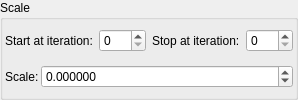
    <widget class="QGroupBox" name="groupBox_3">
     <property name="title">
      <string>Scale</string>
     </property>
     <layout class="QVBoxLayout" name="verticalLayout_6">
      <property name="leftMargin">
       <number>2</number>
      </property>
      <property name="topMargin">
       <number>2</number>
      </property>
      <property name="rightMargin">
       <number>2</number>
      </property>
      <property name="bottomMargin">
       <number>2</number>
      </property>
      <item>
       <layout class="QGridLayout" name="gridLayout_13">
        <item row="0" column="1">
         <widget class="MySpinBox" name="spinboxInt_transf_start_iterations_S">
          <property name="sizePolicy">
           <sizepolicy hsizetype="Minimum" vsizetype="Maximum">
            <horstretch>0</horstretch>
            <verstretch>0</verstretch>
           </sizepolicy>
          </property>
          <property name="minimum">
           <number>0</number>
          </property>
          <property name="maximum">
           <number>999</number>
          </property>
          <property name="value">
           <number>0</number>
          </property>
         </widget>
        </item>
        <item row="0" column="3">
         <widget class="MySpinBox" name="spinboxInt_transf_stop_iterations_S">
          <property name="sizePolicy">
           <sizepolicy hsizetype="Preferred" vsizetype="Maximum">
            <horstretch>0</horstretch>
            <verstretch>0</verstretch>
           </sizepolicy>
          </property>
          <property name="maximum">
           <number>999</number>
          </property>
         </widget>
        </item>
        <item row="0" column="2">
         <widget class="QLabel" name="label_48">
          <property name="text">
           <string>Stop at iteration:</string>
          </property>
         </widget>
        </item>
        <item row="0" column="0">
         <widget class="QLabel" name="label_66">
          <property name="text">
           <string>Start at iteration:</string>
          </property>
         </widget>
        </item>
       </layout>
      </item>
      <item>
       <layout class="QGridLayout" name="gridLayout_30" columnstretch="0,1">
        <property name="spacing">
         <number>2</number>
        </property>
        <item row="0" column="1">
         <widget class="MyDoubleSpinBox" name="spinbox_mandelbox_scale">
          <property name="sizePolicy">
           <sizepolicy hsizetype="Minimum" vsizetype="Maximum">
            <horstretch>0</horstretch>
            <verstretch>0</verstretch>
           </sizepolicy>
          </property>
          <property name="prefix">
           <string/>
          </property>
          <property name="suffix">
           <string/>
          </property>
          <property name="decimals">
           <number>6</number>
          </property>
          <property name="minimum">
           <double>-100000.000000000000000</double>
          </property>
          <property name="maximum">
           <double>100000.000000000000000</double>
          </property>
          <property name="singleStep">
           <double>0.100000000000000</double>
          </property>
         </widget>
        </item>
        <item row="0" column="0">
         <widget class="QLabel" name="label_140">
          <property name="text">
           <string>Scale:</string>
          </property>
         </widget>
        </item>
       </layout>
      </item>
     </layout>
    </widget>
